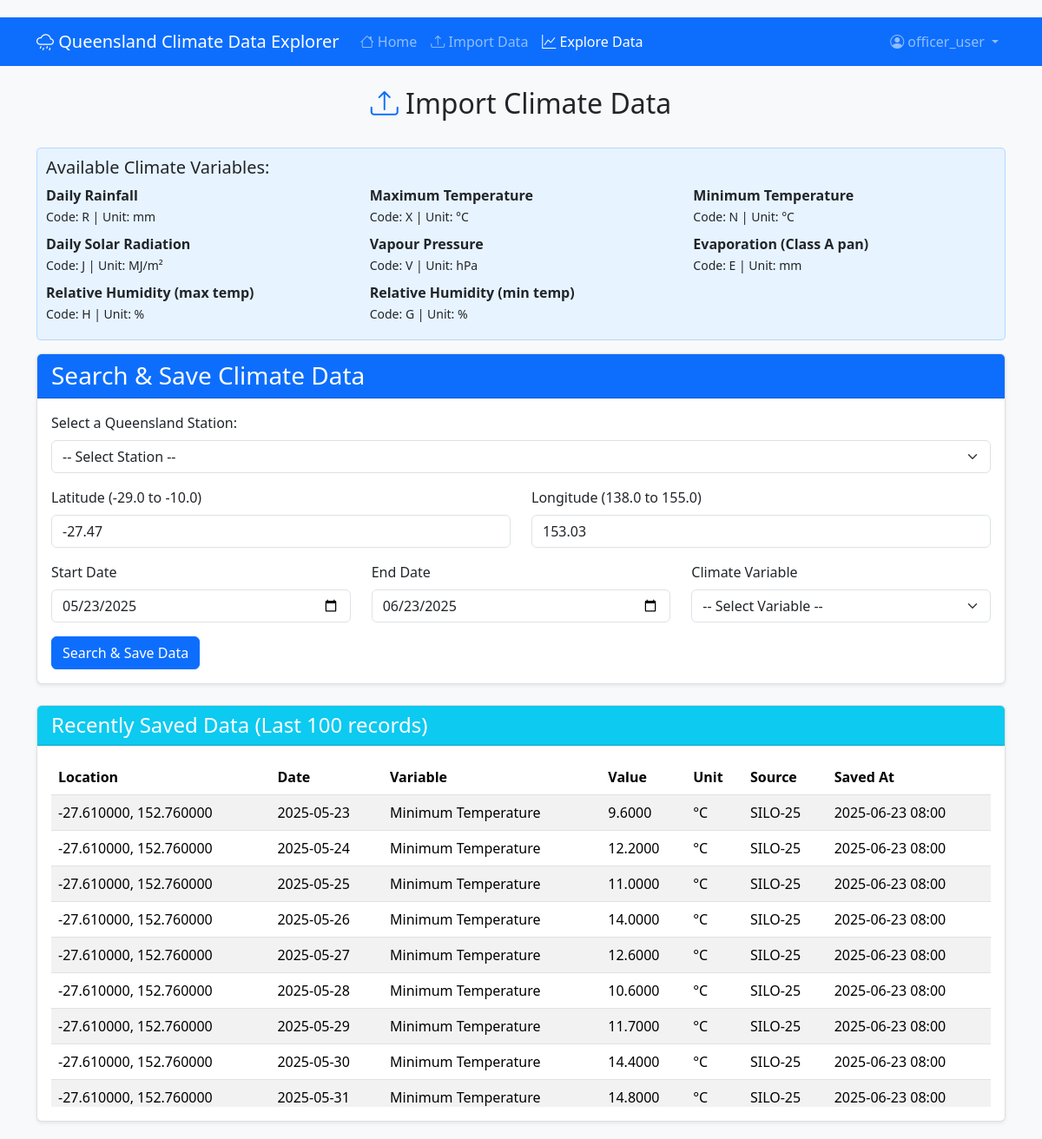
Screenshot of /import.php (signed in) with the database file from the repository.
### tables this page shows
CREATE TABLE IF NOT EXISTS `climate_data` (
  `id` int NOT NULL AUTO_INCREMENT,
  `location_id` int NOT NULL,
  `date` date NOT NULL,
  `variable_code` varchar(20) NOT NULL,
  `variable_name` varchar(100) NOT NULL,
  `value` decimal(10,4) NOT NULL,
  `unit` varchar(10) NOT NULL,
  `source` varchar(10) DEFAULT NULL,
  `created_at` timestamp NULL DEFAULT CURRENT_TIMESTAMP,
  PRIMARY KEY (`id`),
  UNIQUE KEY `unique_record` (`location_id`,`date`,`variable_code`),
  CONSTRAINT `climate_data_ibfk_1` FOREIGN KEY (`location_id`) REFERENCES `locations` (`id`) ON DELETE CASCADE
);

CREATE TABLE IF NOT EXISTS `locations` (
  `id` int NOT NULL AUTO_INCREMENT,
  `latitude` decimal(10,6) NOT NULL,
  `longitude` decimal(10,6) NOT NULL,
  `created_at` timestamp NULL DEFAULT CURRENT_TIMESTAMP,
  PRIMARY KEY (`id`),
  UNIQUE KEY `unique_coords` (`latitude`,`longitude`)
);

### auth.php (called while the page is built, shortened)
<?php
class Auth
{
    private $user = null;
    public function __construct()
    {
        if (isset($_SESSION['user'])) {
            $this->user = $_SESSION['user'];
        }
    }
    public function getCurrentUser()
    {
        return $this->user;
    }
}

### import.php (the view, shortened to what this page needs)
<?php
require_once 'auth.php';
$auth = new Auth();
$unitMapping = [
    'R' => 'mm',
    'X' => '°C',
    'N' => '°C',
    'J' => 'MJ/m²',
    'V' => 'hPa',
    'E' => 'mm',
    'H' => '%',
    'G' => '%'
];
$variableNames = [
    'R' => 'Daily Rainfall',
    'X' => 'Maximum Temperature',
    'N' => 'Minimum Temperature',
    'J' => 'Daily Solar Radiation',
    'V' => 'Vapour Pressure',
    'E' => 'Evaporation (Class A pan)',
    'H' => 'Relative Humidity (max temp)',
    'G' => 'Relative Humidity (min temp)'
];
function getDbConnection()
{
    $host = 'localhost';
    $dbname = 'climate_data';
    $username = 'root';
    $password = '';
    try {
        $pdo = new PDO("mysql:host=$host;dbname=$dbname", $username, $password);
        $pdo->setAttribute(PDO::ATTR_ERRMODE, PDO::ERRMODE_EXCEPTION);
        return $pdo;
    } catch (PDOException $e) {
        error_log("Database connection error: " . $e->getMessage());
        return false;
    }
}
function getSavedClimateData()
{
    $conn = getDbConnection();
    try {
        $stmt = $conn->query("SELECT l.latitude, l.longitude,
                             c.date, c.variable_code, c.variable_name, c.value, c.unit, c.source, c.created_at
                             FROM locations l
                             JOIN climate_data c ON l.id = c.location_id
                             ORDER BY c.created_at DESC, c.date ASC
                             LIMIT 100");
        return $stmt->fetchAll(PDO::FETCH_ASSOC);
    } catch (PDOException $e) {
        error_log("Database error: " . $e->getMessage());
        return [];
    }
}
$savedData = getSavedClimateData();
?>
<!DOCTYPE html>
<html lang="en">
<head>
    <link href="https://cdn.jsdelivr.net/npm/bootstrap@5.3.2/dist/css/bootstrap.min.css"  rel="stylesheet">
    <link href="https://cdn.jsdelivr.net/npm/bootstrap-icons@1.10.0/font/bootstrap-icons.css"  rel="stylesheet">
</head>
<body>
    <nav class="navbar navbar-expand-lg navbar-dark bg-primary">
        <div class="container">
            <a class="navbar-brand" href="#">
                <i class="bi bi-cloud-drizzle"></i>
                Queensland Climate Data Explorer
            </a>
            <div class="collapse navbar-collapse" id="navbarNav">
                <ul class="navbar-nav me-auto">
                    <li class="nav-item">
                        <a class="nav-link" href="index.php">
                            <i class="bi bi-house"></i> Home
                        </a>
                    </li>
                    <li class="nav-item">
                        <a class="nav-link" href="import.php">
                            <i class="bi bi-upload"></i> Import Data
                        </a>
                    </li>
                    <li class="nav-item">
                        <a class="nav-link active" href="explore.php">
                            <i class="bi bi-graph-up"></i> Explore Data
                        </a>
                    </li>
                </ul>
                <ul class="navbar-nav">
                    <li class="nav-item dropdown">
                        <a class="nav-link dropdown-toggle" href="#" id="navbarDropdown" role="button" data-bs-toggle="dropdown">
                            <i class="bi bi-person-circle"></i>
                            <?php echo htmlspecialchars($auth->getCurrentUser()['username']); ?>
                        </a>
                    </li>
                </ul>
            </div>
        </div>
    </nav>
<div class="container mt-4">
    <div class="row">
        <div class="col-12 text-center mb-4">
            <h2><i class="bi bi-upload text-primary"></i> Import Climate Data</h2>
        </div>
    </div>
    <div class="variable-info">
        <h5>Available Climate Variables:</h5>
        <div class="row">
            <?php foreach ($variableNames as $code => $name): ?>
                <div class="col-md-4 mb-2">
                    <strong><?php echo htmlspecialchars($name); ?></strong><br>
                    <small>Code: <?php echo htmlspecialchars($code); ?> | Unit: <?php echo htmlspecialchars($unitMapping[$code]); ?></small>
                </div>
            <?php endforeach; ?>
        </div>
    </div>
    <div class="card mb-4">
        <div class="card-header bg-primary text-white">
            <h3 class="mb-0">Search & Save Climate Data</h3>
        </div>
        <div class="card-body">
            <form method="post" action="">
                <div class="mb-3">
                    <label for="qldStations" class="form-label">Select a Queensland Station:</label>
                    <select id="qldStations" class="form-select">
                        <option value="">-- Select Station --</option>
                    </select>
                </div>
                <div class="row mb-3">
                    <div class="col-md-6">
                        <label for="latitude" class="form-label">Latitude (-29.0 to -10.0)</label>
                        <input type="number" id="latitude" name="latitude" class="form-control"
                               step="0.01" min="-29.0" max="-10.0" required
                               value="<?php echo isset($_POST['latitude']) ? htmlspecialchars($_POST['latitude']) : '-27.47'; ?>">
                    </div>
                    <div class="col-md-6">
                        <label for="longitude" class="form-label">Longitude (138.0 to 155.0)</label>
                        <input type="number" id="longitude" name="longitude" class="form-control"
                               step="0.01" min="138.0" max="155.0" required
                               value="<?php echo isset($_POST['longitude']) ? htmlspecialchars($_POST['longitude']) : '153.03'; ?>">
                    </div>
                </div>
                <div class="row mb-3">
                    <div class="col-md-4">
                        <label for="start_date" class="form-label">Start Date</label>
                        <input type="date" id="start_date" name="start_date" class="form-control" required
                               value="<?php echo isset($_POST['start_date']) ? htmlspecialchars($_POST['start_date']) : date('Y-m-d', strtotime('-1 month')); ?>">
                    </div>
                    <div class="col-md-4">
                        <label for="end_date" class="form-label">End Date</label>
                        <input type="date" id="end_date" name="end_date" class="form-control" required
                               value="<?php echo isset($_POST['end_date']) ? htmlspecialchars($_POST['end_date']) : date('Y-m-d'); ?>">
                    </div>
                    <div class="col-md-4">
                        <label for="variable" class="form-label">Climate Variable</label>
                        <select id="variable" name="variable" class="form-select" required>
                            <option value="">-- Select Variable --</option>
                        </select>
                    </div>
                </div>
                <button type="submit" name="submit" class="btn btn-primary">Search & Save Data</button>
            </form>
        </div>
    </div>
    <?php if (!empty($savedData)): ?>
        <div class="card">
            <div class="card-header bg-info text-white">
                <h4 class="mb-0">Recently Saved Data (Last 100 records)</h4>
            </div>
            <div class="card-body">
                <div class="table-responsive">
                    <table class="table table-striped table-hover">
                        <thead>
                            <tr>
                                <th>Location</th>
                                <th>Date</th>
                                <th>Variable</th>
                                <th>Value</th>
                                <th>Unit</th>
                                <th>Source</th>
                                <th>Saved At</th>
                            </tr>
                        </thead>
                        <tbody>
                            <?php foreach ($savedData as $row): ?>
                                <tr>
                                    <td><?php echo htmlspecialchars($row['latitude'] . ', ' . $row['longitude']); ?></td>
                                    <td><?php echo htmlspecialchars($row['date']); ?></td>
                                    <td><?php echo htmlspecialchars($row['variable_name']); ?></td>
                                    <td><?php echo htmlspecialchars($row['value']); ?></td>
                                    <td><?php echo htmlspecialchars($row['unit']); ?></td>
                                    <td><?php echo htmlspecialchars($row['source']); ?></td>
                                    <td><?php echo htmlspecialchars(date('Y-m-d H:i', strtotime($row['created_at']))); ?></td>
                                </tr>
                            <?php endforeach; ?>
                        </tbody>
                    </table>
                </div>
            </div>
        </div>
    <?php endif; ?>
</div>
</body>
</html>

### import.php (style rules this page uses)
body { background-color: #f8f9fa; padding: 20px 0; }
.card { box-shadow: 0 0.125rem 0.25rem rgba(0,0,0,0.075); border: 1px solid rgba(0,0,0,0.125); }
.table-responsive { max-height: 400px; overflow-y: auto; }
.variable-info { background-color: #e7f3ff; border: 1px solid #b3d9ff; border-radius: 5px; padding: 10px; margin-bottom: 15px; }

### rows the page displays
climate_data: location.longitude "-27.610000, 152.760000", date "2025-05-23", variable_name "Minimum Temperature", value "9.6000", unit "°C", source "SILO-25", created_at "2025-06-23 08:00"
climate_data: location.longitude "-27.610000, 152.760000", date "2025-05-24", variable_name "Minimum Temperature", value "12.2000", unit "°C", source "SILO-25", created_at "2025-06-23 08:00"
climate_data: location.longitude "-27.610000, 152.760000", date "2025-05-25", variable_name "Minimum Temperature", value "11.0000", unit "°C", source "SILO-25", created_at "2025-06-23 08:00"
climate_data: location.longitude "-27.610000, 152.760000", date "2025-05-26", variable_name "Minimum Temperature", value "14.0000", unit "°C", source "SILO-25", created_at "2025-06-23 08:00"
climate_data: location.longitude "-27.610000, 152.760000", date "2025-05-27", variable_name "Minimum Temperature", value "12.6000", unit "°C", source "SILO-25", created_at "2025-06-23 08:00"
climate_data: location.longitude "-27.610000, 152.760000", date "2025-05-28", variable_name "Minimum Temperature", value "10.6000", unit "°C", source "SILO-25", created_at "2025-06-23 08:00"
climate_data: location.longitude "-27.610000, 152.760000", date "2025-05-29", variable_name "Minimum Temperature", value "11.7000", unit "°C", source "SILO-25", created_at "2025-06-23 08:00"
climate_data: location.longitude "-27.610000, 152.760000", date "2025-05-30", variable_name "Minimum Temperature", value "14.4000", unit "°C", source "SILO-25", created_at "2025-06-23 08:00"
climate_data: location.longitude "-27.610000, 152.760000", date "2025-05-31", variable_name "Minimum Temperature", value "14.8000", unit "°C", source "SILO-25", created_at "2025-06-23 08:00"

### other values shown
$auth->getCurrentUser()['username'] "officer_user"
$name "Daily Rainfall"
$code "R"
$unitMapping[$code] "mm"
$name "Maximum Temperature"
$code "X"
$unitMapping[$code] "°C"
$name "Minimum Temperature"
$code "N"
$name "Daily Solar Radiation"
$code "J"
$unitMapping[$code] "MJ/m²"
$name "Vapour Pressure"
$code "V"
$unitMapping[$code] "hPa"
